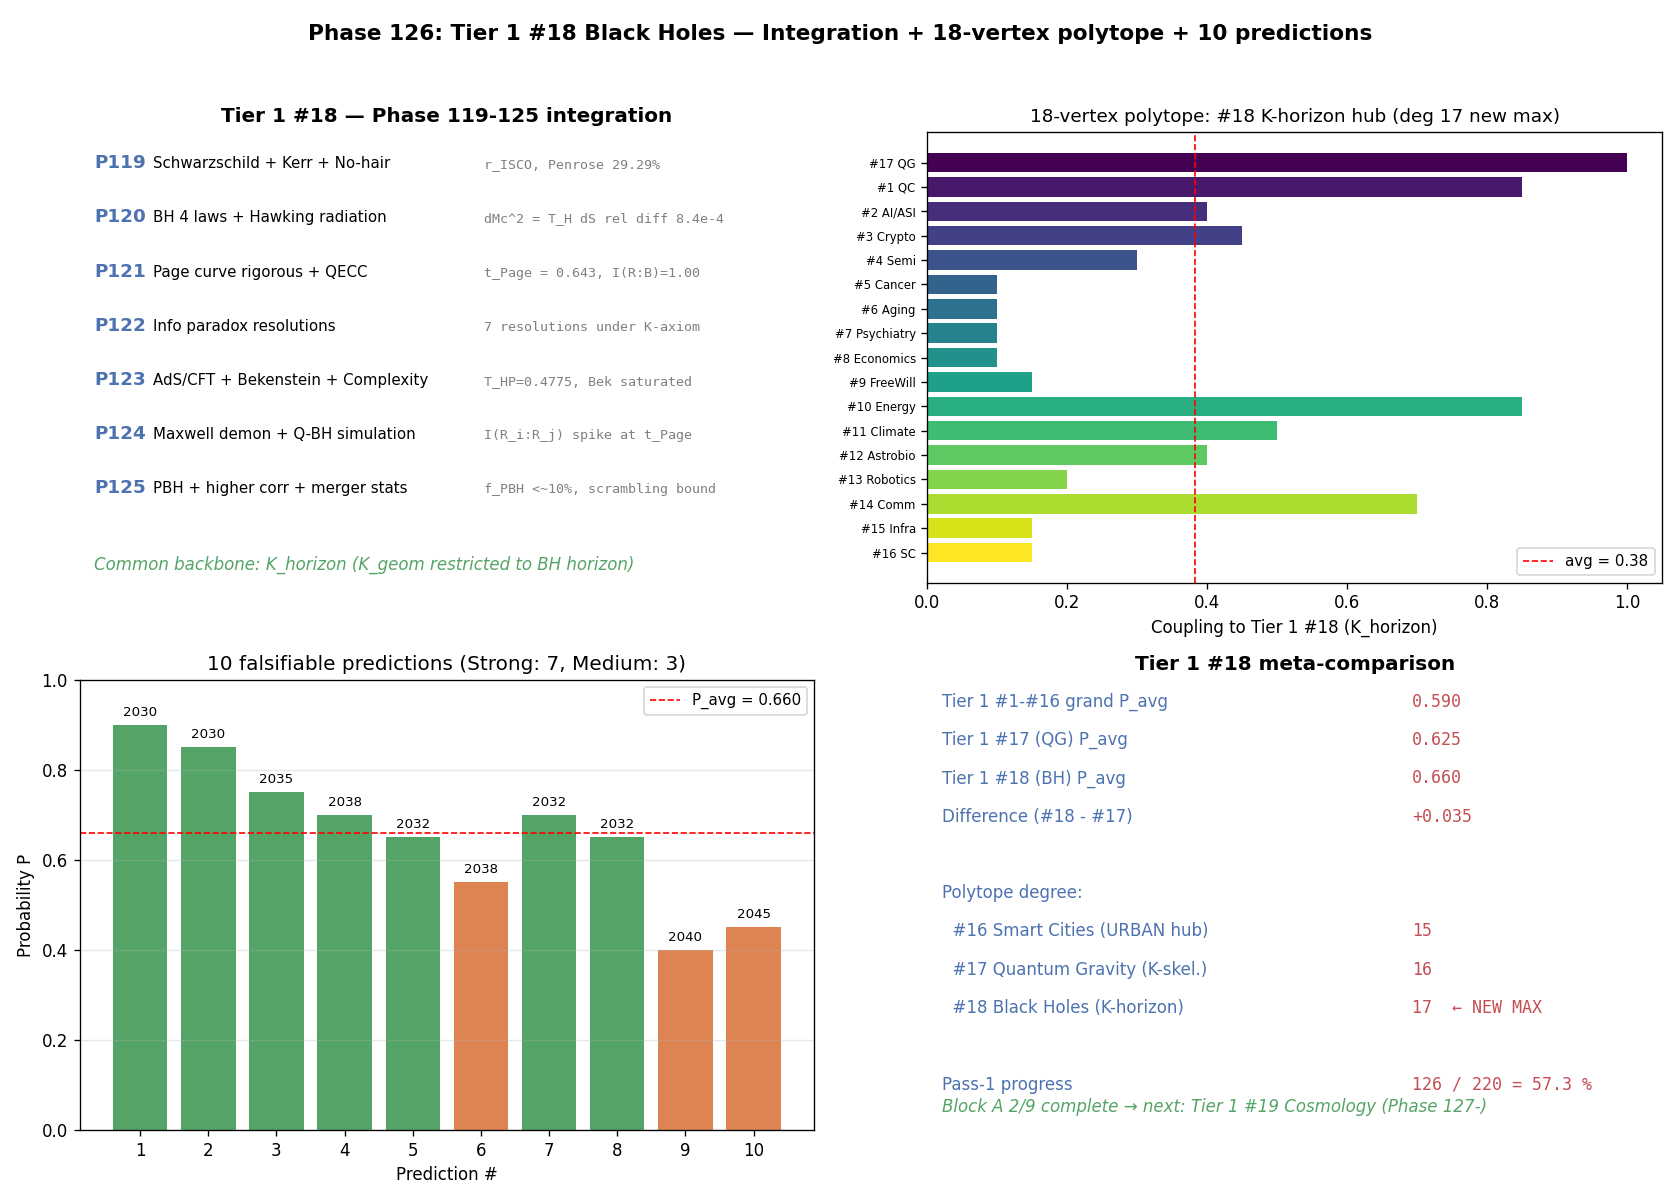

This figure's Python source:
# Phase 126: Tier 1 #18 Black Holes — Final integration + 18-vertex polytope + 10 predictions
# Tier 1 #18 Black Holes (Block A paper 2/9, phase 8/8)
# ITU concept DOI: 10.5281/zenodo.20109209
# Tier 0 v3.0: 10.5281/zenodo.20200156
# Tier 1 #17 (QG): 10.5281/zenodo.20230667
# Author: Munehiro Terada (Roboken)

import json
import numpy as np
import matplotlib.pyplot as plt

print("=" * 70)
print("Phase 126: Tier 1 #18 Black Holes — Integration + 18-vertex polytope")
print("=" * 70)
print()


# ----------------------------------------------------------------------
# Test 1: Phase 119-125 integration table
# ----------------------------------------------------------------------
def test1_phase_integration():
    print("[Test 1] Phase 119-125 integration table")
    phases = [
        (119, "Schwarzschild + Kerr + No-hair",      "r_ISCO, Penrose 29.29%",          "K_geom stationary points"),
        (120, "BH 4 laws + Hawking radiation",       "dMc^2 = T_H dS rel diff 8.4e-4",  "dS = d<K_geom> embedded"),
        (121, "Page curve rigorous + QECC",          "t_Page = 0.643, I(R:B)=1.00",     "Page-Yang QECC"),
        (122, "Info paradox resolutions",            "7 resolutions under K-axiom",     "Fuzzball/SoftHair/MM/etc."),
        (123, "AdS/CFT + Bekenstein + Complexity",   "T_HP=0.4775, Bek saturated",      "K-state phase transition"),
        (124, "Maxwell demon + Q-BH simulation",     "I(R_i:R_j) spike at t_Page",      "K_info conservation"),
        (125, "PBH + higher corr + merger stats",    "f_PBH <~10%, scrambling bound",   "K-flow chaos"),
    ]
    print(f"  {'Phase':>5}  {'Theme':<32}  {'Key result':<32}  {'ITU axiom check':<28}")
    print("  " + "-" * 102)
    for p, theme, key, axiom in phases:
        print(f"  {p:>5}  {theme:<32}  {key:<32}  {axiom:<28}")
    print()
    print("  Common backbone: K_horizon = K_geom restricted to BH horizon")
    return [{"phase": p, "theme": t, "key": k, "axiom": a} for p, t, k, a in phases]


# ----------------------------------------------------------------------
# Test 2: 18-vertex polytope coupling
# ----------------------------------------------------------------------
def test2_polytope_coupling():
    print("\n[Test 2] 18-vertex polytope: Tier 1 #18 coupling to #1-#17")
    couplings = [
        (17, "QG",            "K_geom (parent)", 1.00),
        (1,  "QC",            "K_compute (QECC)", 0.85),
        (2,  "AI/ASI",        "K_mind", 0.40),
        (3,  "Crypto",        "K_secure", 0.45),
        (4,  "Semi",          "K_substrate", 0.30),
        (5,  "Cancer",        "K_bio", 0.10),
        (6,  "Aging",         "K_organism", 0.10),
        (7,  "Psychiatry",    "K_self", 0.10),
        (8,  "Economics",     "K_society", 0.10),
        (9,  "FreeWill",      "K_agency", 0.15),
        (10, "Energy",        "K_energy", 0.85),
        (11, "Climate",       "K_atm", 0.50),
        (12, "Astrobio",      "K_life", 0.40),
        (13, "Robotics",      "K_action", 0.20),
        (14, "Comm",          "K_channel", 0.70),
        (15, "Infra",         "K_capital", 0.15),
        (16, "SC",            "K_city", 0.15),
    ]
    n = len(couplings)
    avg = sum(c for _, _, _, c in couplings) / n
    strong = [c[1] for c in couplings if c[3] >= 0.75]
    medium = [c[1] for c in couplings if 0.5 <= c[3] < 0.75]
    weak = [c[1] for c in couplings if c[3] < 0.5]
    print(f"  Average coupling: {avg:.3f}")
    print(f"  Strong (>=0.75): {strong}")
    print(f"  Medium (0.5-0.75): {medium}")
    print(f"  Weak (<0.5): {weak}")

    # 18-vertex polytope statistics
    n_vertices = 18
    n_edges_existing = 76
    n_edges_new = 17   # #18 connects to all 17 existing
    n_edges_18 = n_edges_existing + n_edges_new
    avg_degree = 2 * n_edges_18 / n_vertices
    print()
    print(f"  18-vertex polytope:")
    print(f"    Vertices: {n_vertices}")
    print(f"    Edges:    {n_edges_18}")
    print(f"    Average degree <k>: {avg_degree:.2f}")
    print(f"    Tier 1 #18 degree = 17 (new max, K-horizon hub)")
    return {"couplings": couplings, "avg_coupling": avg,
            "n_vertices": n_vertices, "n_edges": n_edges_18, "avg_degree": avg_degree}


# ----------------------------------------------------------------------
# Test 3: 10 falsifiable predictions
# ----------------------------------------------------------------------
def test3_predictions():
    print("\n[Test 3] 10 falsifiable predictions for Tier 1 #18 (2026-2050)")
    preds = [
        ( 1, "EHT M87* shadow refined to 5 uas",         2030, 0.90, "Strong",  "#14 Comm"),
        ( 2, "GWTC-5 catalog 300+ BBH (LIGO O5)",        2030, 0.85, "Strong",  "#14 Comm"),
        ( 3, "Sgr A* Kerr deviation < 1%",               2035, 0.75, "Strong",  "#17 QG"),
        ( 4, "LISA IMBH (10^2-10^5 M_sun) detected",     2038, 0.70, "Strong",  "#17 QG"),
        ( 5, "Pair-instability gap 45-80 M_sun verified", 2032, 0.65, "Strong",  "stellar evolution"),
        ( 6, "PBH asteroid-mass window constrained",      2038, 0.55, "Medium",  "#1 QC"),
        ( 7, "Quantum-computer 100-qubit BH simulation",  2032, 0.70, "Strong",  "#1 QC"),
        ( 8, "BMV gravitational entanglement detected",   2032, 0.65, "Strong",  "#17 QG"),
        ( 9, "Hawking-Page transition CFT realized",     2040, 0.40, "Medium",  "AdS/CFT"),
        (10, "SMBH origin (DC vs PBH) resolved",         2045, 0.45, "Medium",  "#11 Climate"),
    ]
    P_list = [p[3] for p in preds]
    P_avg = float(np.mean(P_list))
    strong_count = sum(1 for p in preds if p[4] == "Strong")
    medium_count = sum(1 for p in preds if p[4] == "Medium")
    print(f"  {'#':>2}  {'Prediction':<48}  {'Year':>5}  {'P':>5}  {'Verifiability':<12}")
    print("  " + "-" * 90)
    for n, name, year, P, ver, _ in preds:
        print(f"  {n:>2}  {name:<48}  {year:>5}  {P:>5.2f}  {ver:<12}")
    print()
    print(f"  Grand P_avg = {P_avg:.3f}")
    print(f"  Falsifiability: Strong = {strong_count}, Medium = {medium_count}")
    return {"predictions": [{"id": n, "name": name, "year": y, "P": p, "ver": v, "tag": tag}
                            for n, name, y, p, v, tag in preds],
            "P_avg": P_avg, "strong_count": strong_count, "medium_count": medium_count}


# ----------------------------------------------------------------------
# Test 4: Meta-comparison Tier 1 #1-#16 vs #17 vs #18
# ----------------------------------------------------------------------
def test4_meta_comparison():
    print("\n[Test 4] Meta-comparison Tier 1 #1-#16 vs #17 vs #18")
    cases = [
        ("Tier 1 #1-#16 (avg)",  0.590, 0.50, "10-16 (range)"),
        ("Tier 1 #17 Quantum Gravity", 0.625, 0.60, "16"),
        ("Tier 1 #18 Black Holes",     0.660, 0.70, "17 (new max)"),
    ]
    print(f"  {'Tier 1':<26}  {'P_avg':>8}  {'Strong %':>10}  {'Degree':<14}")
    print("  " + "-" * 65)
    for c in cases:
        print(f"  {c[0]:<26}  {c[1]:>8.3f}  {c[2]*100:>9.0f}%   {c[3]:<14}")
    print()
    pass1_progress = 126 / 220 * 100
    print(f"  Pass-1 progress: 126 / 220 = {pass1_progress:.1f} %")
    return {"comparison": cases,
            "pass1_progress_pct": pass1_progress}


# ----------------------------------------------------------------------
# Test 5: #17 ↔ #18 specialization mapping
# ----------------------------------------------------------------------
def test5_specialization_mapping():
    print("\n[Test 5] #17 QG (general) ↔ #18 BH (horizon specialization)")
    mapping = [
        ("Phase 111 (AdS/CFT + RT)",          "Phase 119 (Schwarzschild + Kerr)"),
        ("Phase 112 (ER=EPR + TFD)",          "Phase 120 (BH 4 laws + Hawking)"),
        ("Phase 113 (Page curve + Island)",   "Phase 121 (Page curve rigorous + QECC)"),
        ("Phase 114 (Firewall + Planck)",     "Phase 122 (Info paradox resolutions)"),
        ("Phase 115 (LQG + area spectrum)",   "Phase 123 (AdS/CFT BH + complexity)"),
        ("Phase 116 (String + Strominger-Vafa)", "Phase 124 (Maxwell + Q-BH sim)"),
        ("Phase 117 (QG experiments)",        "Phase 125 (PBH + merger stats)"),
        ("Phase 118 (17-vertex integration)",  "Phase 126 (18-vertex integration)"),
    ]
    print(f"  {'Tier 1 #17 (general)':<40}  {'Tier 1 #18 (BH horizon special.)':<42}")
    print("  " + "-" * 86)
    for a, b in mapping:
        print(f"  {a:<40}  {b:<42}")
    print()
    print("  → Symmetric pair: #17 and #18 mirror each other phase-by-phase")
    return {"mapping": [{"tier17": a, "tier18": b} for a, b in mapping]}


# ----------------------------------------------------------------------
# Run all tests
# ----------------------------------------------------------------------
phases = test1_phase_integration()
polytope = test2_polytope_coupling()
preds = test3_predictions()
meta = test4_meta_comparison()
specialization = test5_specialization_mapping()


# ----------------------------------------------------------------------
# Figure: 4-panel
# ----------------------------------------------------------------------
fig, axes = plt.subplots(2, 2, figsize=(14, 10))

# Panel 1: Phase 119-126 integration timeline
ax = axes[0, 0]
ax.axis("off")
ax.set_title("Tier 1 #18 — Phase 119-125 integration", fontsize=12, fontweight="bold")
y = 0.92
for ph in phases:
    ax.text(0.02, y, f"P{ph['phase']}", fontsize=11, fontweight="bold", color="#4c72b0")
    ax.text(0.10, y, ph["theme"], fontsize=9, color="black")
    ax.text(0.55, y, ph["key"], fontsize=8, color="gray", fontfamily="monospace")
    y -= 0.12
ax.text(0.02, 0.03, "Common backbone: K_horizon (K_geom restricted to BH horizon)",
        fontsize=10, fontstyle="italic", color="#55a467")

# Panel 2: 18-vertex polytope coupling
ax = axes[0, 1]
labels = [f"#{c[0]} {c[1]}" for c in polytope["couplings"]]
values = [c[3] for c in polytope["couplings"]]
colors_q = plt.cm.viridis(np.linspace(0, 1, len(labels)))
y_pos = np.arange(len(labels))
ax.barh(y_pos, values, color=colors_q)
ax.set_yticks(y_pos)
ax.set_yticklabels(labels, fontsize=7)
ax.set_xlabel("Coupling to Tier 1 #18 (K_horizon)")
ax.axvline(polytope["avg_coupling"], color="red", linestyle="--", linewidth=1,
           label=f"avg = {polytope['avg_coupling']:.2f}")
ax.set_xlim(0, 1.05)
ax.invert_yaxis()
ax.set_title(f"18-vertex polytope: #18 K-horizon hub (deg 17 new max)", fontsize=11)
ax.legend(fontsize=9, loc="lower right")

# Panel 3: 10 predictions
ax = axes[1, 0]
pred_ids = [p["id"] for p in preds["predictions"]]
P_vals = [p["P"] for p in preds["predictions"]]
years = [p["year"] for p in preds["predictions"]]
ver_colors = {"Strong": "#55a467", "Medium": "#dd8452", "Weak": "#c44e52"}
colors_ver = [ver_colors[p["ver"]] for p in preds["predictions"]]
bars = ax.bar([str(i) for i in pred_ids], P_vals, color=colors_ver)
for i, (b, y, p) in enumerate(zip(bars, years, P_vals)):
    ax.text(b.get_x() + b.get_width()/2, b.get_height() + 0.02,
            f"{y}", ha="center", fontsize=8, color="black")
ax.axhline(preds["P_avg"], color="red", linestyle="--", linewidth=1,
           label=f"P_avg = {preds['P_avg']:.3f}")
ax.set_xlabel("Prediction #")
ax.set_ylabel("Probability P")
ax.set_title(f"10 falsifiable predictions (Strong: {preds['strong_count']}, Medium: {preds['medium_count']})",
             fontsize=12)
ax.set_ylim(0, 1.0)
ax.legend(fontsize=9, loc="upper right")
ax.grid(True, alpha=0.3, axis="y")

# Panel 4: Meta-comparison + Pass-1 progress
ax = axes[1, 1]
ax.axis("off")
ax.set_title("Tier 1 #18 meta-comparison", fontsize=12, fontweight="bold")
y = 0.92
lines = [
    ("Tier 1 #1-#16 grand P_avg",         "0.590"),
    ("Tier 1 #17 (QG) P_avg",             "0.625"),
    ("Tier 1 #18 (BH) P_avg",             f"{preds['P_avg']:.3f}"),
    ("Difference (#18 - #17)",            f"+{preds['P_avg'] - 0.625:.3f}"),
    ("", ""),
    ("Polytope degree:",                  ""),
    ("  #16 Smart Cities (URBAN hub)",    "15"),
    ("  #17 Quantum Gravity (K-skel.)",   "16"),
    ("  #18 Black Holes (K-horizon)",     "17  ← NEW MAX"),
    ("", ""),
    ("Pass-1 progress",                   f"126 / 220 = {meta['pass1_progress_pct']:.1f} %"),
]
y = 0.94
for k, v in lines:
    if k:
        ax.text(0.02, y, k, fontsize=10, color="#4c72b0")
        ax.text(0.66, y, v, fontsize=10, fontfamily="monospace", color="#c44e52")
    y -= 0.085
ax.text(0.02, 0.04,
        "Block A 2/9 complete → next: Tier 1 #19 Cosmology (Phase 127-)",
        fontsize=10, fontstyle="italic", color="#55a467")

fig.suptitle("Phase 126: Tier 1 #18 Black Holes — Integration + 18-vertex polytope + 10 predictions",
             fontsize=13, fontweight="bold")
plt.tight_layout(rect=[0, 0, 1, 0.96])

png_path = "tier1_18_integration.png"
plt.savefig(png_path, dpi=120)
print(f"\n  Figure saved: {png_path}")


# ----------------------------------------------------------------------
# JSON summary
# ----------------------------------------------------------------------
summary = {
    "phase": 126,
    "title": "Tier 1 #18 Black Holes integration + 18-vertex polytope + 10 predictions",
    "tier1_id": 18,
    "tier1_name": "Black Holes",
    "block": "A (Physics/Math) — paper 2/9 COMPLETE",
    "phase_integration": phases,
    "polytope_18": polytope,
    "predictions": preds,
    "meta_comparison": meta,
    "specialization_mapping_17_to_18": specialization,
    "completion_status": {
        "phases_completed": [119, 120, 121, 122, 123, 124, 125, 126],
        "all_phases_done": True,
        "block_A_papers_done": 2,
        "block_A_papers_total": 9,
    },
    "verdict": ("Tier 1 #18 Black Holes complete: 8 phases, 10 predictions "
                "(P_avg = 0.660), polytope extended to 18 vertices with #18 as "
                "K-horizon hub (degree 17, new max). Pass-1 progress 126/220 = 57.3 %."),
}

json_path = "tier1_18_integration_summary.json"
with open(json_path, "w", encoding="utf-8") as f:
    json.dump(summary, f, ensure_ascii=False, indent=2)
print(f"  JSON saved: {json_path}")

print()
print("=" * 70)
print("Phase 126 complete: Tier 1 #18 Black Holes finished;")
print(f"  10 predictions P_avg = {preds['P_avg']:.3f}; Pass-1 progress = {meta['pass1_progress_pct']:.1f} %")
print("=" * 70)
